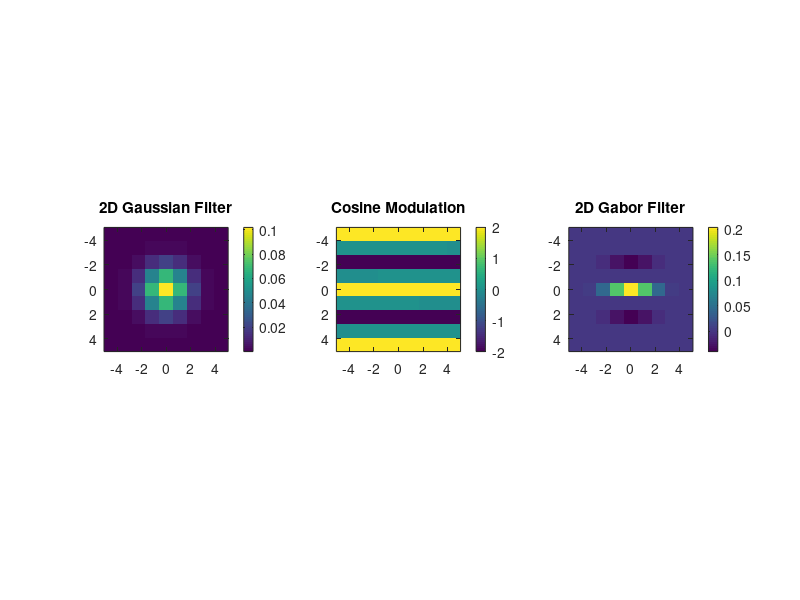
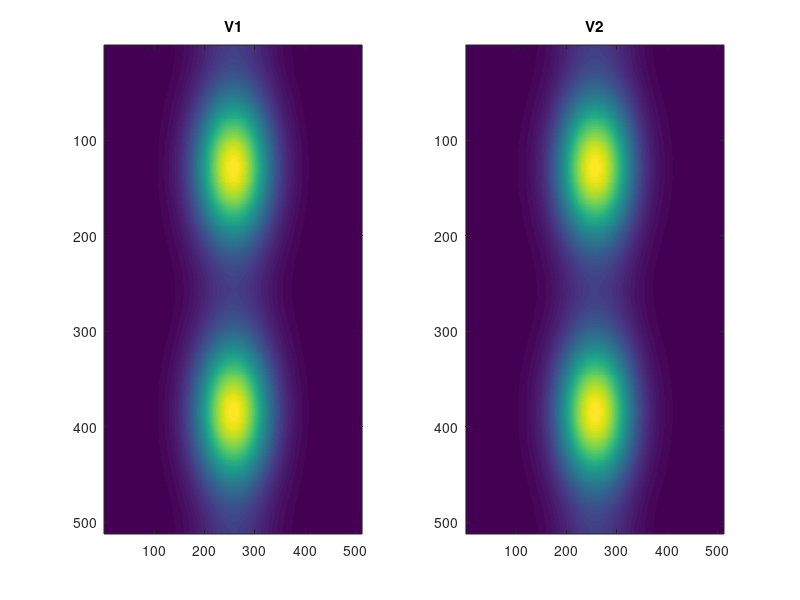
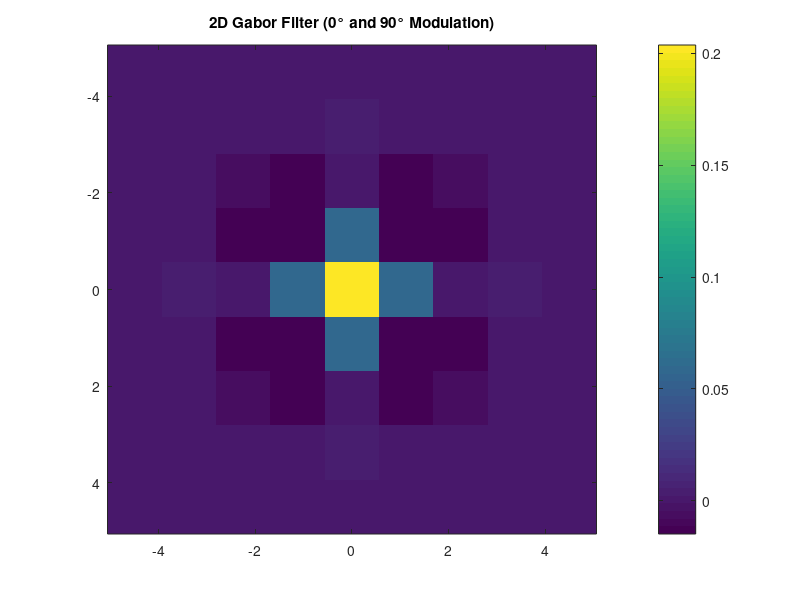
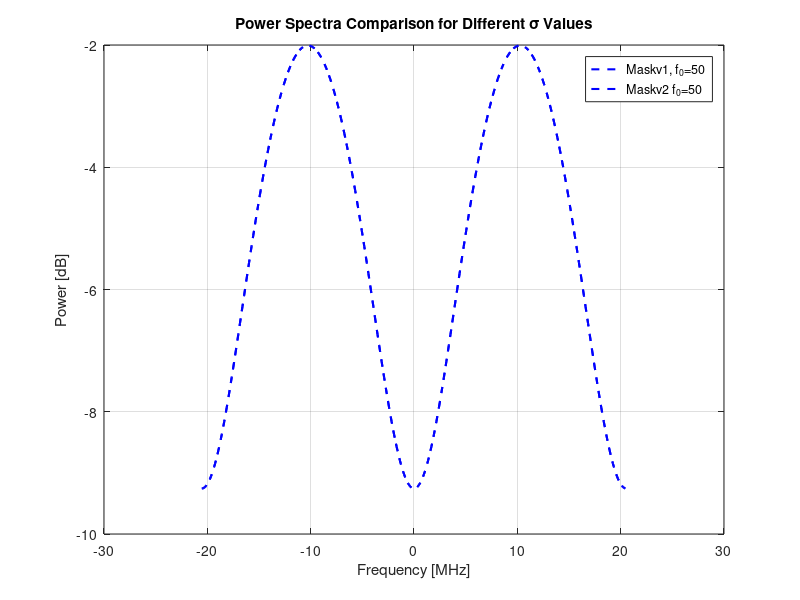

Source code (MATLAB) for these figures, in order: (Note: this script raises an error after producing the figures.)
% Test Modulation 2D
% Parameters
sigma = 1.25;          % Standard deviation of the Gaussian
f0 = 50;            % Modulation frequency
size = 9;         % Size of the grid
theta = deg2rad(90);          % Orientation angle in radians

% Create a 2D grid
x = linspace(-size/2, size/2, size);
y = linspace(-size/2, size/2, size);
[X, Y] = meshgrid(x, y);

% 2D Gaussian
gaussian = exp(-(X.^2 + Y.^2) / (2 * sigma^2)) / (2 * pi * sigma^2);

% Cosine modulation
modulation = 2*cos(2 * pi * f0 * (X * cos(theta) + Y * sin(theta)));

% Gaussian-modulated cosine (Gabor filter)
gabor_filter = gaussian .* modulation;
% gabor_filter = gaussian;

% Plotting
figure;

% Gaussian Filter
subplot(1, 3, 1);
imagesc(x, y, gaussian);
axis image;
colorbar;
title('2D Gaussian Filter');

% Cosine Modulation
subplot(1, 3, 2);
imagesc(x, y, modulation);
axis image;
colorbar;
title('Cosine Modulation');

% Gaussian Modulated Cosine (Gabor)
subplot(1, 3, 3);
imagesc(x, y, gabor_filter);
axis image;
colorbar;
title('2D Gabor Filter');

%

colors = lines(length(f0));  % Use MATLAB's built-in distinct colors
 
currentColor = colors;
% MASK 

mask = gabor_filter;
NFFT = 512;

SRmask_v1 = abs(fftshift(fft2(mask, NFFT, NFFT))).^2;
ps_gauss2d_v1 = SRmask_v1(:, NFFT/2);

Rmask = conv2(mask, mask, 'same');
SRmask_v2 = abs(fftshift(fft2(Rmask, NFFT, NFFT)));
ps_gauss2d_v2 = SRmask_v2(:, NFFT/2);

figure, 
subplot(121),
imagesc(SRmask_v1), title('V1')

subplot(122), 
imagesc(SRmask_v2), title('V2')

% THEORETICAL
c0 = 1540;
dx = 0.3e-3 /16;
ft_space = c0/2/dx;
NFFT = 512;

freq_s = ((-NFFT/2):(NFFT/2-1))/NFFT*ft_space; %[Hz]
freq_MHz = freq_s*1e-6;

figure(77)
% --- Plot Mask Spectrum v1---
plot(freq_MHz, 10*log10(ps_gauss2d_v1), '--', 'Color', currentColor, 'LineWidth', 1.5, ...
        'DisplayName', ['Maskv1, f_0=', num2str(f0)]);
hold on;

% --- Plot Mask Spectrum v2 ---
plot(freq_MHz, 10*log10(ps_gauss2d_v1), '--', 'Color', currentColor, 'LineWidth', 1.5, ...
        'DisplayName', ['Maskv2 f_0=', num2str(f0)]);
hold on;
legend('Location', 'Best');
xlabel('Frequency [MHz]');
ylabel('Power [dB]');
title('Power Spectra Comparison for Different \sigma Values');
grid on;

figure(78)
% --- Plot Mask Spectrum v1---
plot(freq_MHz, (ps_gauss2d_v1), '--', 'Color', currentColor, 'LineWidth', 1.5, ...
        'DisplayName', ['Maskv1, f_0=', num2str(f0)]);
hold on;

% --- Plot Mask Spectrum v2 ---
plot(freq_MHz, (ps_gauss2d_v1), '--', 'Color', currentColor, 'LineWidth', 1.5, ...
        'DisplayName', ['Maskv2 f_0=', num2str(f0)]);
hold on;
legend('Location', 'Best');
xlabel('Frequency [MHz]');
ylabel('Power [dB]');
title('Power Spectra Comparison for Different \sigma Values');
grid on;

%%
% Parameters
sigma = 1.25;              % Standard deviation of the Gaussian

dx = 0.3e-3 /16;
c0 = 1540;
f_shift = 10e6;
% f_shift = 6.1600e+09;
f0 = 2*f_shift*dx/c0;
% f0 = 15;                % Modulation frequency
theta1 = 0;          % First direction (45 degrees)
theta2 = 90;        % Second direction (-45 degrees)
size = 9;             % Size of the grid

% Create a 2D grid
x = linspace(-size/2, size/2, size);
y = linspace(-size/2, size/2, size);
[X, Y] = meshgrid(x, y);

% 2D Gaussian
gaussian = exp(-(X.^2 + Y.^2) / (2 * sigma^2)) / (2 * pi * sigma^2);

% First modulation (theta1 degrees)
modulation1 = cos(2 * pi * f0 * (X * cos(deg2rad(theta1)) + Y * sin(deg2rad(theta1))));

% Second modulation (theta2 degrees)
modulation2 = cos(2 * pi * f0 * (X * cos(deg2rad(theta2)) + Y * sin(deg2rad(theta2))));

% Add the two modulations
combined_modulation = modulation1 + modulation2;

% Apply Gaussian envelope
gabor_combined = gaussian .* combined_modulation;

% Plotting the result
figure;

% Combined Gabor Filter
imagesc(x, y, gabor_combined);
axis image;
colorbar;
title(sprintf('2D Gabor Filter (%d° and %d° Modulation)', theta1, theta2));


mask = gabor_combined;
NFFT = 512;

SRmask_v1 = abs(fftshift(fft2(mask, NFFT, NFFT))).^2;
ps_gauss2d_v1 = SRmask_v1(:, NFFT/2);

Rmask = conv2(mask, mask, 'same');
SRmask_v2 = abs(fftshift(fft2(Rmask, NFFT, NFFT)));
ps_gauss2d_v2 = SRmask_v2(:, NFFT/2);

figure, 
sgtitle('2D Power Spectrum')
subplot(121),
imagesc( (SRmask_v1/max(SRmask_v1(:))) ),
title('Direct FFT^2')

subplot(122), 
imagesc( (SRmask_v2/max(SRmask_v2(:))) ),
title('Autocrr + FFT')

% THEORETICAL
c0 = 1540;
dx = 0.3e-3 /16;
ft_space = c0/2/dx;
NFFT = 512;

freq_s = ((-NFFT/2):(NFFT/2-1))/NFFT*ft_space; %[Hz]
freq_MHz = freq_s*1e-6;

figure,
colors = lines(length(f0));  % Use MATLAB's built-in distinct colors
 
currentColor = colors;
% --- Plot Mask Spectrum v1---
plot(freq_MHz, 10*log10(ps_gauss2d_v1), '--', 'Color', currentColor, 'LineWidth', 1.5, ...
        'DisplayName', ['Maskv1, f_0=', num2str(f0)]);
hold on;

% --- Plot Mask Spectrum v2 ---
plot(freq_MHz, 10*log10(ps_gauss2d_v1), ':', 'Color', currentColor, 'LineWidth', 1.5, ...
        'DisplayName', ['Maskv2 f_0=', num2str(f0)]);
hold on;
legend('Location', 'Best');
xlabel('Frequency [MHz]');
ylabel('Power [dB]');
title('Power Spectra for Different f_0 Values');
grid on;

figure,
% --- Plot Mask Spectrum v1---
plot(freq_MHz, (ps_gauss2d_v1), '--', 'Color', currentColor, 'LineWidth', 1.5, ...
        'DisplayName', ['Maskv1, f_0=', num2str(f0)]);
hold on;

% --- Plot Mask Spectrum v2 ---
plot(freq_MHz, (ps_gauss2d_v1), '--', 'Color', currentColor, 'LineWidth', 1.5, ...
        'DisplayName', ['Maskv2 f_0=', num2str(f0)]);
hold on;
legend('Location', 'Best');
xlabel('Frequency [MHz]');
ylabel('Power');
title('Power Spectra for Different f_0 Values');
grid on;


